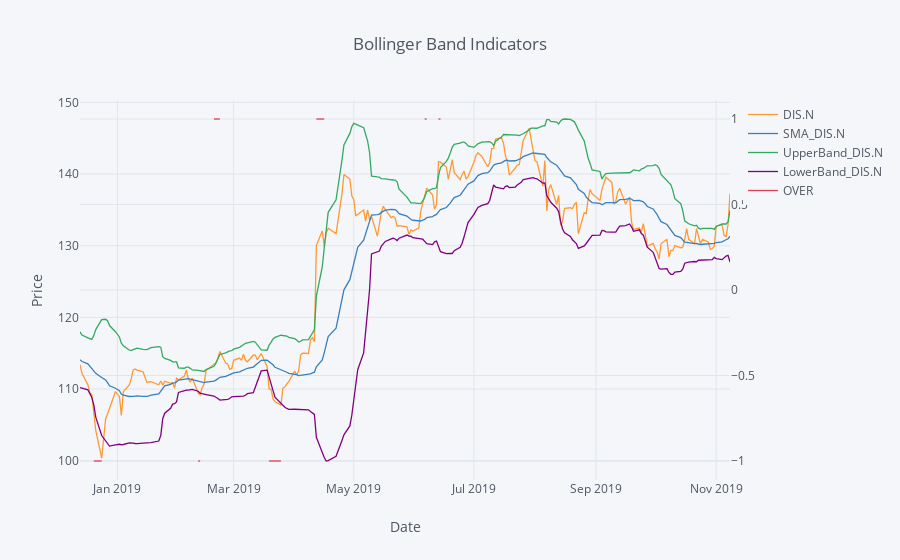

The code cell stored with this chart in its notebook:
### Markdown cell above
From the dictionary of dataframes, you can graph the Bollinger Band indicator for a specific RIC by changing the RIC in the quotes.

Ex. dfs_B["______"] <---- INSERT RIC HERE INSIDE QUOTES

### Code cell
dfs_B["DIS.N"].iplot(kind="lines",secondary_y = "OVER",yTitle="Price",xTitle="Date", title="Bollinger Band Indicators")

### Figure 1 — Plotly figure (JSON) as saved in the notebook; plotly's stock layout.template omitted (floating-point values rounded to 4 significant figures; data arrays with more than 128 entries replaced by an {"elided": "..."} marker saying what was removed)
{"data": [{"line": {"color": "rgba(255, 153, 51, 1.0)", "dash": "solid", "shape": "linear", "width": 1.3}, "mode": "lines", "name": "DIS.N", "text": "", "type": "scatter", "uid": "a619d6c2-b590-4a85-9100-0758ee441369", "x": {"elided": "229 str values"}, "y": {"elided": "229 float values"}}, {"line": {"color": "rgba(55, 128, 191, 1.0)", "dash": "solid", "shape": "linear", "width": 1.3}, "mode": "lines", "name": "SMA_DIS.N", "text": "", "type": "scatter", "uid": "f400da57-d7b2-49ec-9f53-f0ac08318937", "x": {"elided": "229 str values"}, "y": {"elided": "229 float values"}}, {"line": {"color": "rgba(50, 171, 96, 1.0)", "dash": "solid", "shape": "linear", "width": 1.3}, "mode": "lines", "name": "UpperBand_DIS.N", "text": "", "type": "scatter", "uid": "380b2033-b72a-4b76-90bc-d28ad83c3095", "x": {"elided": "229 str values"}, "y": {"elided": "229 float values"}}, {"line": {"color": "rgba(128, 0, 128, 1.0)", "dash": "solid", "shape": "linear", "width": 1.3}, "mode": "lines", "name": "LowerBand_DIS.N", "text": "", "type": "scatter", "uid": "6879469c-7e50-436f-b4d4-9a5eeac003c3", "x": {"elided": "229 str values"}, "y": {"elided": "229 float values"}}, {"line": {"color": "rgba(219, 64, 82, 1.0)", "dash": "solid", "shape": "linear", "width": 1.3}, "mode": "lines", "name": "OVER", "text": "", "type": "scatter", "uid": "5e761c60-d9d4-4129-929b-5161fa7fa826", "x": {"elided": "229 str values"}, "xaxis": "x", "y": {"elided": "229 mixed values"}, "yaxis": "y2"}], "layout": {"legend": {"bgcolor": "#F5F6F9", "font": {"color": "#4D5663"}}, "paper_bgcolor": "#F5F6F9", "plot_bgcolor": "#F5F6F9", "title": {"font": {"color": "#4D5663"}, "text": "Bollinger Band Indicators"}, "xaxis": {"gridcolor": "#E1E5ED", "showgrid": true, "tickfont": {"color": "#4D5663"}, "title": {"font": {"color": "#4D5663"}, "text": "Date"}, "zerolinecolor": "#E1E5ED"}, "yaxis": {"gridcolor": "#E1E5ED", "showgrid": true, "tickfont": {"color": "#4D5663"}, "title": {"font": {"color": "#4D5663"}, "text": "Price"}, "zerolinecolor": "#E1E5ED"}, "yaxis2": {"anchor": "x", "gridcolor": "#E1E5ED", "overlaying": "y", "showgrid": true, "side": "right", "tickfont": {"color": "#4D5663"}, "title": {"text": ""}, "zerolinecolor": "#E1E5ED"}}}
